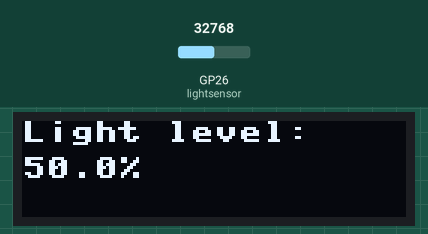
A program run on a simulated Raspberry Pi Pico running MicroPython. Shown: 128×32 one-colour display. Inputs (shaded band) come from the test bench; at power-on: GP26 (lightsensor) = 32768 (analog values on the 0–65535 scale). Library files of the repository ran but are not shown: ssd1306.py; what the program prints to the serial console is not drawn.

Above: at 6.6 s.
6.7 s: GP26 (lightsensor) set to 45874
At 11.7 s:
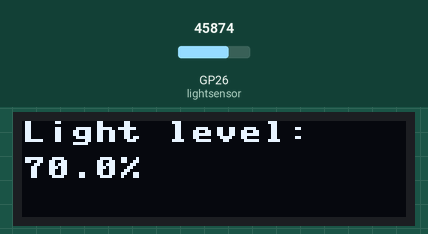
14.2 s: GP26 (lightsensor) set to 57670
At 17.2 s:
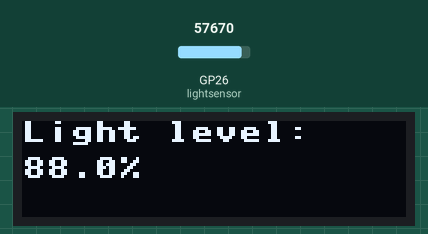
21.7 s: GP26 (lightsensor) set to 65535
At 26.5 s:
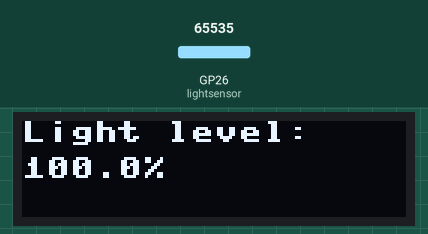
Timing chart, 0 to 28.0 s (numbered marks = the images above; inputs shaded):
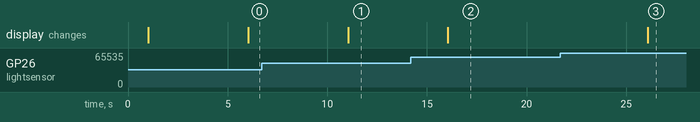

Measured:
- after the input at 6.7 s, the display: changes after 4.3 s (image 1)
- after the input at 14.2 s, the display: changes after 1.9 s (image 2)
- after the input at 21.7 s, the display: changes after 4.4 s (image 3)

The program:

day11.py
```python
# Imports
from machine import Pin, I2C, ADC
from ssd1306 import SSD1306_I2C
import time

# Set up I2C and the pins we're using for it
i2c=I2C(0,sda=Pin(0), scl=Pin(1), freq=400000)

# Short delay to stop I2C falling over
time.sleep(1)

# Define the display and size (128x32)
display = SSD1306_I2C(128, 32, i2c)

# Define pin for our sensor
lightsensor = ADC(Pin(26))

prev = 0
while True:

    # Delay
    time.sleep(5)

    # Read sensor value, turn it into a percentage, round to 1 decimal
    # Store this in a variable called 'light'
    light = round((lightsensor.read_u16())/65535*100,1)

    if abs(prev - light) < 0.3:
        continue

    prev = light
    # Print the light reading percentage
    print(light)

    # Clear the display
    display.fill(0)

    # Write two lines to the display
    # The line turns our light variable into a string, and adds '%' to the end
    display.text("Light level:",0,0)
    display.text((str(light) + "%"),0,12)

    # Update the display
    display.show()
```
